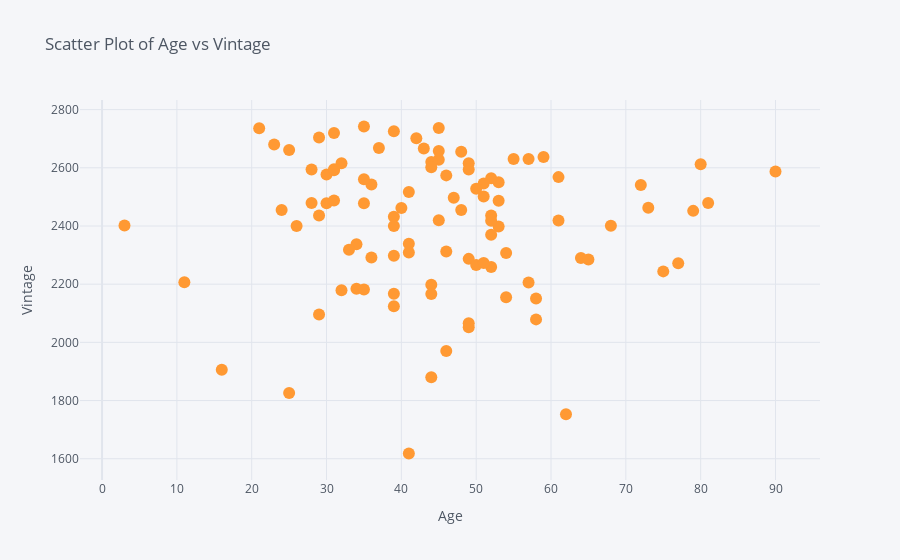

The code cell stored with this chart in its notebook:
### Code cell
# Creating the scatter plot
sample.iplot(kind='scatter', x='age', y='vintage', mode='markers',
         xTitle='Age', yTitle='Vintage', 
         title='Scatter Plot of Age vs Vintage')

### Figure 1 — Plotly figure (JSON) as saved in the notebook; plotly's stock layout.template omitted (floating-point values rounded to 4 significant figures)
{"data": [{"line": {"color": "rgba(255, 153, 51, 1.0)", "dash": "solid", "shape": "linear", "width": 1.3}, "marker": {"size": 12, "symbol": "circle"}, "mode": "markers", "name": "vintage", "text": "", "type": "scatter", "x": [37, 49, 43, 79, 58, 53, 77, 36, 30, 25, 49, 52, 35, 44, 72, 48, 54, 59, 30, 32, 39, 73, 61, 52, 48, 50, 39, 31, 11, 29, 45, 61, 44, 53, 46, 39, 45, 34, 51, 68, 28, 46, 51, 28, 44, 52, 62, 39, 34, 31, 36, 90, 40, 3, 45, 54, 50, 51, 75, 52, 31, 46, 80, 49, 64, 35, 35, 47, 58, 21, 35, 25, 55, 29, 49, 41, 32, 39, 57, 41, 39, 41, 33, 57, 42, 49, 53, 65, 26, 52, 29, 16, 23, 44, 81, 45, 24, 41, 44, 31], "y": [2668, 2287, 2666, 2452, 2079, 2550, 2272, 2292, 2577, 2661, 2616, 2259, 2478, 2198, 2541, 2655, 2155, 2637, 2478, 2616, 2432, 2463, 2568, 2564, 2455, 2266, 2400, 2592, 2207, 2436, 2420, 2419, 2166, 2398, 2574, 2298, 2628, 2184, 2546, 2401, 2594, 1970, 2501, 2479, 2620, 2436, 1753, 2726, 2337, 2720, 2543, 2587, 2462, 2402, 2737, 2307, 2528, 2273, 2244, 2370, 2595, 2312, 2612, 2052, 2290, 2742, 2561, 2497, 2151, 2736, 2182, 1826, 2630, 2096, 2066, 1618, 2179, 2124, 2206, 2339, 2167, 2517, 2318, 2630, 2702, 2594, 2487, 2285, 2400, 2418, 2704, 1906, 2680, 1880, 2479, 2658, 2455, 2309, 2602, 2488]}], "layout": {"legend": {"bgcolor": "#F5F6F9", "font": {"color": "#4D5663"}}, "paper_bgcolor": "#F5F6F9", "plot_bgcolor": "#F5F6F9", "title": {"font": {"color": "#4D5663"}, "text": "Scatter Plot of Age vs Vintage"}, "xaxis": {"gridcolor": "#E1E5ED", "showgrid": true, "tickfont": {"color": "#4D5663"}, "title": {"font": {"color": "#4D5663"}, "text": "Age"}, "zerolinecolor": "#E1E5ED"}, "yaxis": {"gridcolor": "#E1E5ED", "showgrid": true, "tickfont": {"color": "#4D5663"}, "title": {"font": {"color": "#4D5663"}, "text": "Vintage"}, "zerolinecolor": "#E1E5ED"}}}
